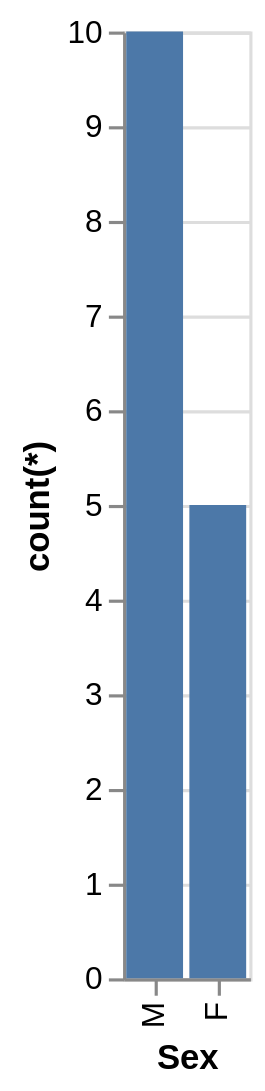

The specification (Vega-Lite) saved for this image:
### Vega-Lite specification from a JSON file in a GitHub repository (floating-point values rounded to 4 significant figures)
{"data": {"values": [{"x_data": "M", "y_data": 10}, {"x_data": "F", "y_data": 5}]}, "mark": "bar", "encoding": {"x": {"field": "x_data", "type": "nominal", "title": "Sex", "sort": {"op": "sum", "field": "y_data", "order": "descending"}}, "y": {"field": "y_data", "type": "quantitative", "title": "count(*)"}}}
